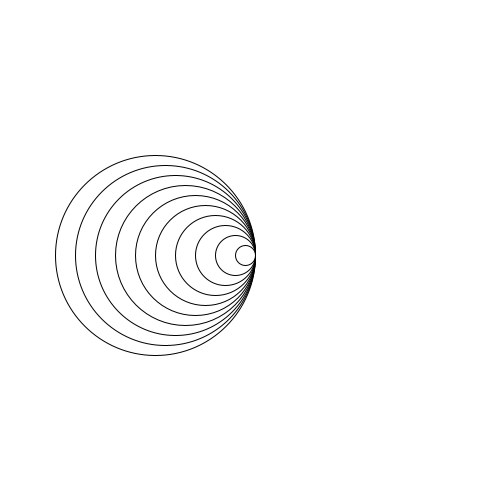
Frame 1 (no input)
Frame 60 (the mouse pressed at the canvas centre just before this capture): identical to frame 1, image omitted
Frame 120 (the mouse held since frame 60 and released just before this capture): identical to frame 1, image omitted

The Processing sketch that drew this single still picture (run headless with seeded random() and noise(); from frame 60 on, the mouse is pressed at the canvas centre):

// Processing sketch: sketch_9_6
// ── sketch_9_6.pde


void setup(){
size (500,500);


}


void draw(){
  background(255,255,255);
  drawRightC(255,255,200,10);

  }


void drawRightC (int x, int y, int sizeC, int aantal){
  for(int i = 0; i < aantal; i++){
    
    ellipse(x - sizeC/2,y,sizeC,sizeC);
    sizeC -= 20;
}
}
